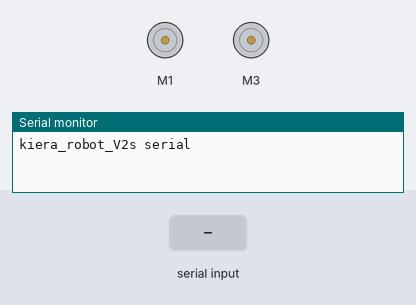
A sketch run on a simulated Arduino Uno, built with avr-gcc and run on an emulated ATmega328P. On the bench: 2 × DC motor (green arrow = forward, orange = backward, longer = faster), the last lines printed to the serial monitor. Inputs (shaded band) come from the test bench.

Above: at 1.2 s.
1.3 s: "U" received over Serial
At 1.7 s:
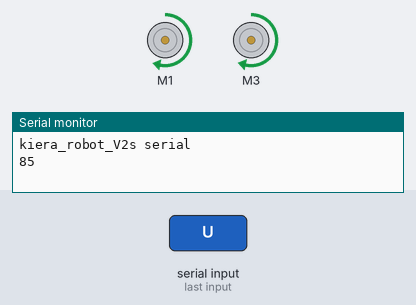
2.8 s: "D" received over Serial
At 4.0 s:
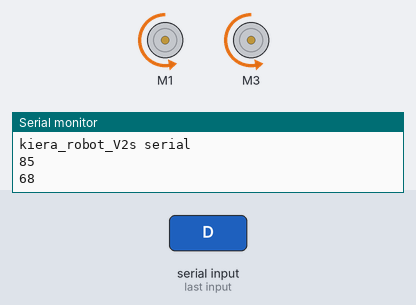
4.3 s: "C" received over Serial
At 5.1 s:
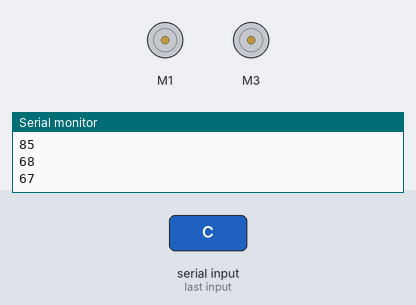
5.8 s: "L" received over Serial
At 5.88 s:
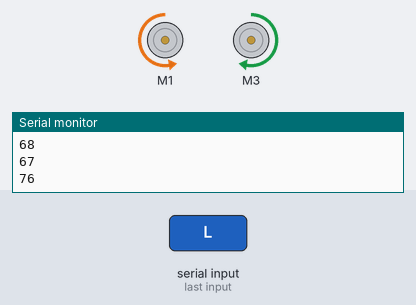
7.4 s: "R" received over Serial
At 7.48 s:
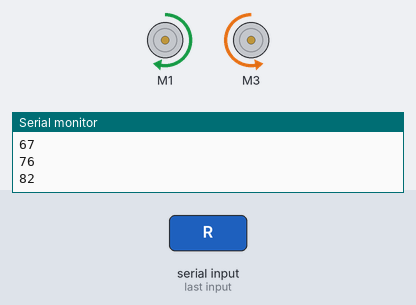
Timing chart, 0 to 10.4 s (numbered marks = the images above; inputs shaded):
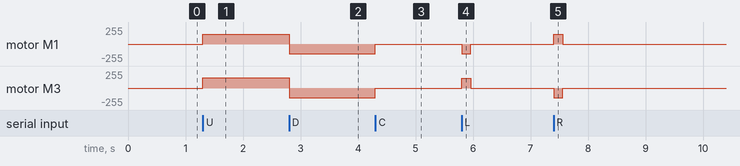

The sketch:

kiera_robot_V2.ino
```cpp
// kiera_robot_V2.ino

#include <Wire.h>
#include "utility/Adafruit_PWMServoDriver.h"
#include "Adafruit_MotorShield.h"

#define MAX_SPEED 150 // zet snelheid op 150 max is 255
#define MAX_SPEED_OFFSET 1 // variable tussen 2 motor opstart snelheden opvangen

int speedSet = 0;
int state = 0;
int S = 2;

// Create the motor shield object with the default I2C address
Adafruit_MotorShield AFMS = Adafruit_MotorShield();
// Select which 'port' M1, M2, M3 or M4. In this case, M1
Adafruit_DCMotor *motor1 = AFMS.getMotor(1);
// You can also make another motor on port M3
Adafruit_DCMotor *motor2 = AFMS.getMotor(3);


void setup() {
	Serial.begin(9600);  // set up Serial library at 9600 bps
	Serial.println("kiera_robot_V2s serial");
        AFMS.begin(); // create with the default frequency 1.6KHz

      }


      void loop() {
        if (Serial.available() > 0) {
          state = Serial.read();
          Serial.println(state);
          switch (state) {
            case 'U':
            vooruit();
            break;
            case 'D':
            achteruit();
            break;
            case 'C':
            stop();
            break;
            case 'L':
            links();
            break;
            case 'R':
            rechts();
            break;
            case 'a': // this is in ascii code 97 / turns kiera 180° when recieving 'a'
            rechts180();
            break;
            case 100: // this ascii code is the letter d > + speed
            S = S + 10;
            if (S > 70) {
              S = 70;
            }
            break;
            case 99: // this ascii code is the letter c < - speed
            S = S - 10;
            break;

          }
        }
      }

      void stop() {
        motor1->run(RELEASE);
        motor2->run(RELEASE);
      }

      void vooruit() {
        motor1->run(FORWARD);
        motor2->run(FORWARD);
        for (speedSet = 20; speedSet < MAX_SPEED; speedSet +=2)
        {
          motor1->setSpeed(speedSet + S);
          motor2->setSpeed(speedSet + MAX_SPEED_OFFSET + S);
        }
      }

      void achteruit() {
        motor1->run(BACKWARD);
        motor2->run(BACKWARD);
        for (speedSet = 20; speedSet < MAX_SPEED; speedSet +=2)
        {
          motor1->setSpeed(speedSet);
          motor2->setSpeed(speedSet+MAX_SPEED_OFFSET);
        }
      }

      void rechts() {
        motor1->run(FORWARD);
        motor2->run(BACKWARD);
        delay(160);
        stop();
      }

      void rechts180() {
        motor1->run(FORWARD);
        motor2->run(BACKWARD);
        delay (1500); // eerst 780
        stop();
      }

      void links() {
        motor1->run(BACKWARD);
        motor2->run(FORWARD);
        delay (160);
        stop();

      }
```

Measured:
- after the input at 1.3 s, motor M1: stopped → forward 150/255 at once; motor M3: stopped → forward 151/255 at once
- after the input at 2.8 s, motor M1: forward 150/255 → backward 148/255 at once; motor M3: forward 151/255 → backward 149/255 at once
- after the input at 4.3 s, motor M1: backward 148/255 → stopped at once; motor M3: backward 149/255 → stopped at once
- after the input at 5.8 s, motor M1: stopped → backward 148/255 at once, → stopped 0.16 s later; motor M3: stopped → forward 149/255 at once, → stopped 0.16 s later
- after the input at 7.4 s, motor M1: stopped → forward 148/255 at once, → stopped 0.16 s later; motor M3: stopped → backward 149/255 at once, → stopped 0.16 s later
